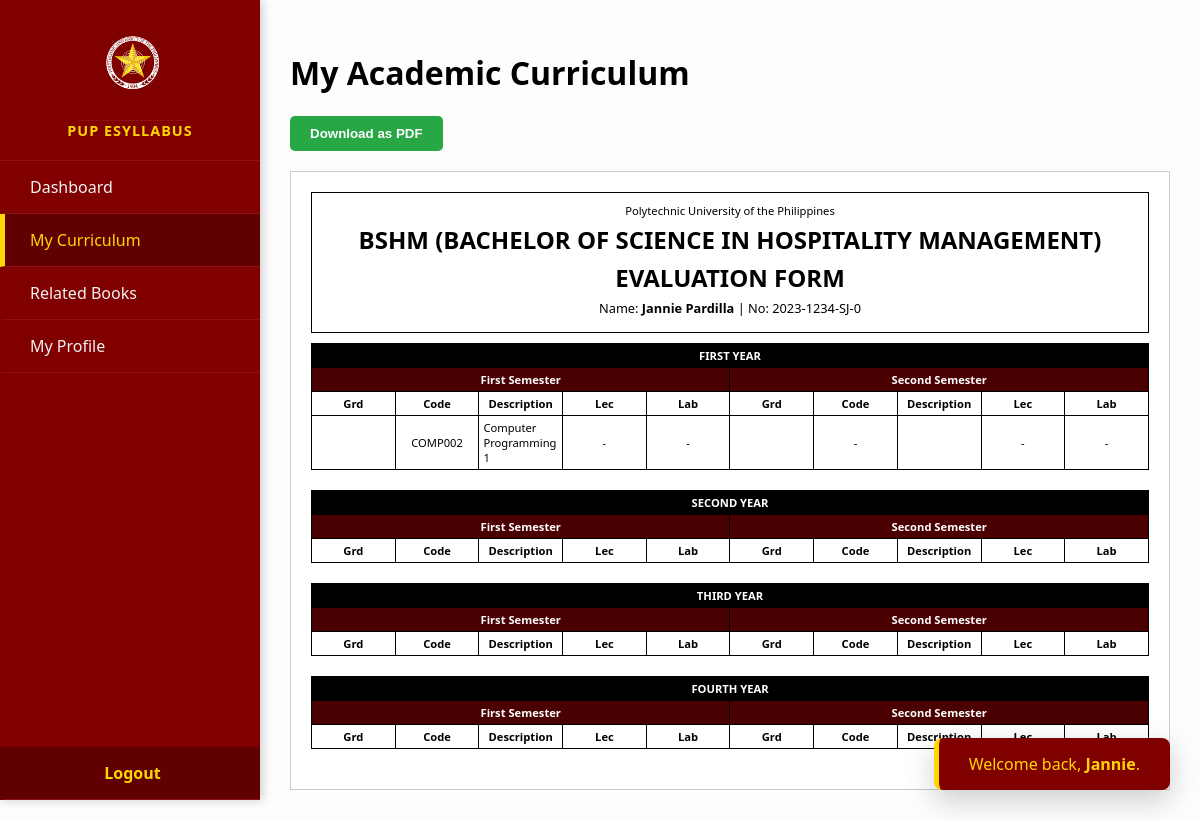
/index.php?view=curriculum (signed in), run on the app's committed database.
### tables this page shows
CREATE TABLE `subjects` (
  `id` int(11) NOT NULL,
  `subject_name` varchar(255) NOT NULL,
  `subject_code` varchar(20) DEFAULT NULL,
  `year_level` int(11) NOT NULL,
  `semester` int(11) NOT NULL,
  `file_path` varchar(255) NOT NULL,
  `date_added` timestamp NOT NULL DEFAULT current_timestamp(),
  `course_code` varchar(20) NOT NULL,
  `views` int(11) DEFAULT 0
);

### index.php (the view, shortened to what this page needs)
<?php
include 'db.php';
$student_course = $_SESSION['student_course'] ?? 'BSIT';
$student_name = $_SESSION['student_name'] ?? 'Student';
$student_number = $_SESSION['student_number'] ?? 'N/A';
$view = isset($_GET['view']) ? $_GET['view'] : 'dashboard';
$full_course_name = "";
if ($student_course == "BSIT") { $full_course_name = "BACHELOR OF SCIENCE IN INFORMATION TECHNOLOGY"; }
elseif ($student_course == "BSHM") { $full_course_name = "BACHELOR OF SCIENCE IN HOSPITALITY MANAGEMENT"; }
elseif ($student_course == "BSED") { $full_course_name = "BACHELOR OF SECONDARY EDUCATION"; }
elseif ($student_course == "BSPSYCH") { $full_course_name = "BACHELOR OF SCIENCE IN PSYCHOLOGY"; }
else { $full_course_name = "PUP CURRICULUM"; }
?>
<!DOCTYPE html>
<html lang="en">
<head>
</head>
<body>
    <div class="sidebar">
        <div class="sidebar-header">
            <a href="index.php?view=dashboard"><img src="logo200.png" alt="PUP Logo"></a>
            <h2>PUP ESYLLABUS</h2>
        </div>
        <a href="index.php?view=dashboard" class="<?php echo ($view == 'dashboard') ? 'active' : ''; ?>">Dashboard</a>
        <a href="index.php?view=curriculum" class="<?php echo ($view == 'curriculum') ? 'active' : ''; ?>">My Curriculum</a>
        <a href="index.php?view=books" class="<?php echo ($view == 'books') ? 'active' : ''; ?>">Related Books</a>
        <a href="index.php?view=profile" class="<?php echo ($view == 'profile') ? 'active' : ''; ?>">My Profile</a>
        <a href="logout.php" class="logout-link">Logout</a>
    </div>
    <div class="main-content">
        <?php if ($view == 'dashboard'): ?>
            <div class="hero-banner">
                <div class="hero-img"></div>
                <div class="hero-overlay">
                    <h2 style="margin:0; font-size: 1.8rem;">PUP San Juan Campus</h2>
                    <p style="margin:5px 0 0 0; opacity: 0.9;">The University of the People</p>
                </div>
            </div>
            <div class="content-card">
                <h2 style="color: #800000; border-bottom: 2px solid #FFD700; padding-bottom: 10px;">Program Offerings</h2>
                <div class="program-grid">
                    <div class="program-item">Bachelor of Science in Accountancy (BSA)</div>
                    <div class="program-item">Bachelor in Secondary Education major in English (BSEDEN)</div>
                    <div class="program-item">Bachelor of Science in Entrepreneurship (BSENT)</div>
                    <div class="program-item">BS in Business Education major in Financial Management (BSBA-FM)</div>
                    <div class="program-item">Bachelor of Science in Information Technology (BSIT)</div>
                    <div class="program-item">Bachelor of Science in Hospitality Management (BSHM)</div>
                    <div class="program-item">Bachelor of Science in Psychology (BS Psy)</div>
                    <div class="program-item">Diploma in Information and Communications Technology (DICT)</div>
                </div>
                <div style="margin-top: 30px;">
                    <h3 style="color: #800000;">History & Legacy</h3>
                    <p>The Polytechnic University of the Philippines San Juan Campus serves as a vital branch in providing quality polytechnic education. Founded to cater to the demand for accessible education, it continues the legacy of academic excellence.</p>
                    <a href="#" style="color: #800000; font-weight: bold; text-decoration: none;">View Officials and Staff →</a>
                </div>
            </div>
        <?php elseif ($view == 'curriculum'): ?>
            <h1>My Academic Curriculum</h1>
            <button class="btn-download" onclick="window.print()">Download as PDF</button>
            <div class="curriculum-container">
                <div class="eval-header">
                    <p style="margin:0; font-size:0.7rem;">Polytechnic University of the Philippines</p>
                    <h2 style="margin: 5px 0;"><?php echo $student_course; ?> (<?php echo $full_course_name; ?>)</h2>
                    <h1 style="margin: 0; color: #000; font-size: 1.5rem;">EVALUATION FORM</h1>
                    <p style="margin: 5px 0; font-size: 0.8rem;">Name: <strong><?php echo htmlspecialchars($student_name); ?></strong> | No: <?php echo htmlspecialchars($student_number); ?></p>
                </div>
                <?php
                $years = [1 => 'FIRST YEAR', 2 => 'SECOND YEAR', 3 => 'THIRD YEAR', 4 => 'FOURTH YEAR'];
                foreach ($years as $yr_num => $yr_label):
                ?>
                    <table class="eval-table">
                        <tr><td colspan="10" class="year-title"><?php echo $yr_label; ?></td></tr>
                        <tr>
                            <td colspan="5" class="sem-title">First Semester</td>
                            <td colspan="5" class="sem-title">Second Semester</td>
                        </tr>
                        <tr>
                            <th style="width:4%;">Grd</th><th style="width:10%;">Code</th><th>Description</th><th style="width:4%;">Lec</th><th style="width:4%;">Lab</th>
                            <th style="width:4%;">Grd</th><th style="width:10%;">Code</th><th>Description</th><th style="width:4%;">Lec</th><th style="width:4%;">Lab</th>
                        </tr>
                        <?php
                        $s1 = $conn->query("SELECT * FROM subjects WHERE year_level = $yr_num AND semester = 1 AND course_code = '$student_course'");
                        $s2 = $conn->query("SELECT * FROM subjects WHERE year_level = $yr_num AND semester = 2 AND course_code = '$student_course'");
                        $sem1_data = ($s1) ? $s1->fetch_all(MYSQLI_ASSOC) : [];
                        $sem2_data = ($s2) ? $s2->fetch_all(MYSQLI_ASSOC) : [];
                        $max_rows = max(count($sem1_data), count($sem2_data));
                        for ($i = 0; $i < $max_rows; $i++): ?>
                            <tr>
                                <td></td>
                                <td><?php echo htmlspecialchars($sem1_data[$i]['subject_code'] ?? '-'); ?></td>
                                <td><?php if(isset($sem1_data[$i])): ?>
                                    <a href="view_logger.php?file=<?php echo urlencode($sem1_data[$i]['file_path']); ?>&subject=<?php echo urlencode($sem1_data[$i]['subject_name']); ?>" target="_blank" class="desc-link"><?php echo htmlspecialchars($sem1_data[$i]['subject_name']); ?></a>
                                <?php endif; ?></td>
                                <td>-</td><td>-</td>
                                <td></td>
                                <td><?php echo htmlspecialchars($sem2_data[$i]['subject_code'] ?? '-'); ?></td>
                                <td><?php if(isset($sem2_data[$i])): ?>
                                <?php endif; ?></td>
                                <td>-</td><td>-</td>
                            </tr>
                        <?php endfor; ?>
                    </table>
                <?php endforeach; ?>
            </div>
        <?php endif; ?>
    </div>
    <div id="welcomeToast">Welcome back, <strong><?php echo explode(' ', $student_name)[0]; ?></strong>.</div>
</body>
</html>

### index.php (style rules this page uses)
* { box-sizing: border-box; }
body { font-family: 'Segoe UI', sans-serif; margin: 0; display: flex; background: #fdfdfd; }
.sidebar { width: 260px; height: 100vh; background-color: #800000; color: white; position: fixed; display: flex; flex-direction: column; box-shadow: 2px 0 10px rgba(0,0,0,0.2); z-index: 1000; }
.sidebar-header { text-align: center; padding: 20px 10px; border-bottom: 1px solid #901010; min-height: 160px; display: flex; flex-direction: column; align-items: center; justify-content: center; }
.sidebar-header img { width: 55px; margin-bottom: 10px; cursor: pointer; }
.sidebar h2 { font-size: 0.9rem; margin: 0; color: #FFD700; letter-spacing: 1px; text-transform: uppercase; }
.sidebar a { padding: 15px 25px; text-decoration: none; color: #f1f1f1; display: block; border-bottom: 1px solid #901010; border-left: 5px solid transparent; transition: 0.2s; }
.sidebar a:hover, .sidebar a.active { background-color: #600000; border-left: 5px solid #FFD700; color: #FFD700; }
.logout-link { margin-top: auto; background: #600000; text-align: center; color: #FFD700 !important; font-weight: bold; border-left: 5px solid transparent !important; }
.main-content { margin-left: 260px; padding: 30px; width: calc(100% - 260px); }
.btn-download { background: #28a745; color: white; border: none; padding: 10px 20px; border-radius: 5px; cursor: pointer; font-weight: bold; margin-bottom: 20px; }
.curriculum-container { background: #fff; padding: 20px; border: 1px solid #ccc; }
.eval-header { text-align: center; border: 1px solid #000; padding: 10px; margin-bottom: 10px; }
.eval-table { width: 100%; border-collapse: collapse; margin-bottom: 20px; table-layout: fixed; }
.year-title { background: #000; color: #fff; font-weight: bold; text-align: center; padding: 5px; text-transform: uppercase; font-size: 0.85rem; }
.sem-title { background: #4a0000; color: #fff; text-align: center; font-weight: bold; padding: 4px; border: 1px solid #000; font-size: 0.8rem; }
.eval-table th, .eval-table td { border: 1px solid #000; padding: 4px; font-size: 0.7rem; text-align: center; }
.desc-link { color: #000; text-decoration: none; display: block; text-align: left; font-weight: 500; }
#welcomeToast { position: fixed; bottom: 30px; right: 30px; background: #800000; color: #FFD700; padding: 15px 30px; border-radius: 8px; box-shadow: 0 10px 30px rgba(0,0,0,0.2); z-index: 9999; transform: translateY(120px); opacity: 0; transition: 0.6s; border-left: 5px solid #FFD700; }
#welcomeToast.show { transform: translateY(0); opacity: 1; }

### data on the page
subjects: subject_code "COMP002", subject_name "Computer Programming 1", subject_code "-"

### other printed values
$student_course "BSHM"
$full_course_name "BACHELOR OF SCIENCE IN HOSPITALITY MANAGEMENT"
$student_name "Jannie Pardilla"
$student_number "2023-1234-SJ-0"
$yr_label "FIRST YEAR"
$yr_label "SECOND YEAR"
$yr_label "THIRD YEAR"
$yr_label "FOURTH YEAR"
explode(' ', $student_name)[0] "Jannie"
